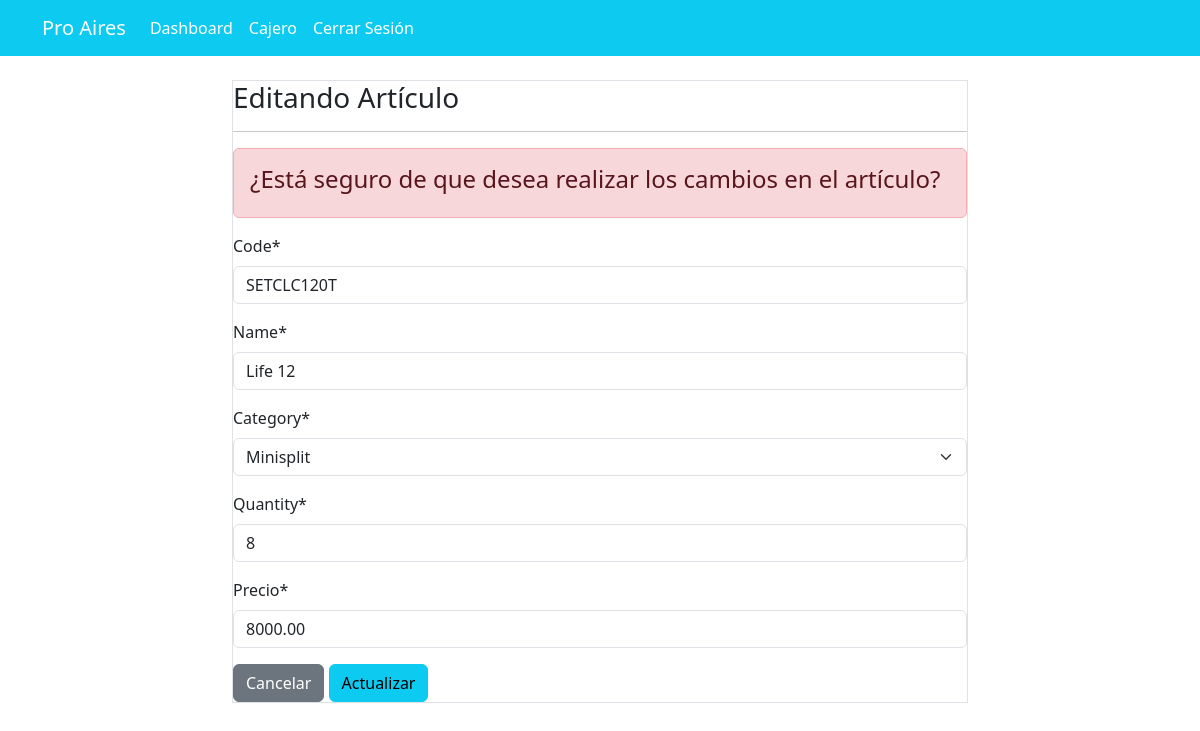
/producto/update/1/ (signed in), run on the app's committed database.
### dashboard/models.py (models this page shows, shortened)
class Producto(models.Model):
    code = models.CharField(max_length=20)
    name = models.CharField(max_length=100)
    category = models.CharField(max_length=20, choices=CATEGORY)
    quantity = models.PositiveIntegerField()
    precio = models.DecimalField(max_digits=20, decimal_places=2, default=1000.00)
    created_at = models.DateTimeField(auto_now_add=True)
    updated_at = models.DateTimeField(auto_now=True)
    price_update = models.DateTimeField(default=None, null=True, blank=True)

### dashboard/views.py (the view)
# urls.py: path('producto/update/<int:pk>/', views.producto_update, name='dashboard-producto-update'),
@login_required
def producto_update(request, pk):
    item = Producto.objects.get(id=pk)
    if request.method == "POST":
        producto_form = ProductoForm(request.POST, instance=item)
        if producto_form.is_valid():
            old_precio = item.precio
            producto_form.save()
            if old_precio != item.precio:
                print(f"Old: {old_precio}, New: {item.precio}")
                item.price_update = timezone.now()
                item.save()
            return redirect('dashboard-precio')
    else:
        producto_form = ProductoForm(instance=item)
    context = {
        'producto_form': producto_form,
    }
    return render(request, 'dashboard/producto_update.html', context)

### dashboard/forms.py
class ProductoForm(forms.ModelForm):
    class Meta:
        model = Producto
        fields = ['code', 'name', 'category', 'quantity', 'precio']

### templates/dashboard/producto_update.html (shortened to what this page needs)
{% extends 'partials/base.html'%}
{% load crispy_forms_tags %}
{% block content %}
<div class="container">
    <div class="row  my-4">
        <div class="col-md-8 offset-md-2">
            <div class="border">
                <h3>Editando Artículo</h3>
                <hr>
                <div class="alert alert-danger">
                    <h4> ¿Está seguro de que desea realizar los cambios en el artículo? </h4>
                </div>
                <form method="POST">
                    {{ producto_form | crispy}}
                    <a class="btn btn-secondary" href="{% url 'dashboard-precio' %}">Cancelar</a>
                    <input class="btn btn-info" type="submit" value="Actualizar">
                </form>
            </div>
        </div>
    </div>
</div>
{% endblock %}

### templates/partials/nav.html (shortened to what this page needs)
 <nav class="navbar navbar-expand-lg navbar-info bg-info">
    {% if user.is_authenticated %}
    <div class="container" color="blue">
        <a class="navbar-brand text-white" href="{% url 'dashboard-index' %}">Pro Aires</a>
        <div class="collapse navbar-collapse" id="navbarSupportedContent">
            <ul class="navbar-nav mr-auto">
                <li class="nav-item active">
                    <a class="nav-link text-white" href="{% url 'dashboard-index' %}">  Dashboard </a>
                </li>
            </ul>
            <ul class="navbar-nav ml-auto">
                <li class="nav-item active">
                    <a class="nav-link text-white" href="{% url 'user-profile' %}">{{user.username}}</a>
                </li>
                <li class="nav-item">
                    <a class="nav-link text-white" href="{% url 'user-logout' %}"> Cerrar Sesión</a>
                </li>
            </ul>
            {% endif %}
        </div>
    </div>
</nav>

### static/style.css (style rules this page uses)
body { background: rgb(230, 227, 227); }

### data on the page
Producto: code "SETCLC120T", name "Life 12", category "Minisplit", quantity "8", precio "8000.00"

### other printed values
{{ user.username }} "Cajero"
